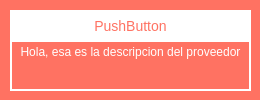
<?xml version="1.0" encoding="UTF-8"?>
<ui version="4.0">
 <class>tiendaWidget</class>
 <widget class="QWidget" name="tiendaWidget">
  <property name="geometry">
   <rect>
    <x>0</x>
    <y>0</y>
    <width>260</width>
    <height>100</height>
   </rect>
  </property>
  <property name="windowTitle">
   <string>Form</string>
  </property>
  <property name="styleSheet">
   <string notr="true">background-color: rgb(255, 114, 98);

</string>
  </property>
  <widget class="QLabel" name="descripcion">
   <property name="geometry">
    <rect>
     <x>10</x>
     <y>40</y>
     <width>241</width>
     <height>51</height>
    </rect>
   </property>
   <property name="styleSheet">
    <string notr="true">font: 10pt &quot;Nimbus Sans&quot;;
color: rgb(255, 255, 255);
border: 2px solid white;</string>
   </property>
   <property name="frameShape">
    <enum>QFrame::NoFrame</enum>
   </property>
   <property name="frameShadow">
    <enum>QFrame::Plain</enum>
   </property>
   <property name="lineWidth">
    <number>2</number>
   </property>
   <property name="midLineWidth">
    <number>0</number>
   </property>
   <property name="text">
    <string>Hola, esa es la descripcion del proveedor</string>
   </property>
   <property name="alignment">
    <set>Qt::AlignHCenter|Qt::AlignTop</set>
   </property>
   <property name="wordWrap">
    <bool>true</bool>
   </property>
  </widget>
  <widget class="QPushButton" name="btnNombre">
   <property name="geometry">
    <rect>
     <x>10</x>
     <y>10</y>
     <width>241</width>
     <height>31</height>
    </rect>
   </property>
   <property name="cursor">
    <cursorShape>PointingHandCursor</cursorShape>
   </property>
   <property name="styleSheet">
    <string notr="true">border: none;
background-color: white;
color: rgb(255, 114, 98);
text-align: center;
text-decoration: none;
font-size:14px;
font: 75 13pt &quot;Quicksand Medium&quot;;</string>
   </property>
   <property name="text">
    <string>PushButton</string>
   </property>
  </widget>
 </widget>
 <resources/>
 <connections/>
</ui>
